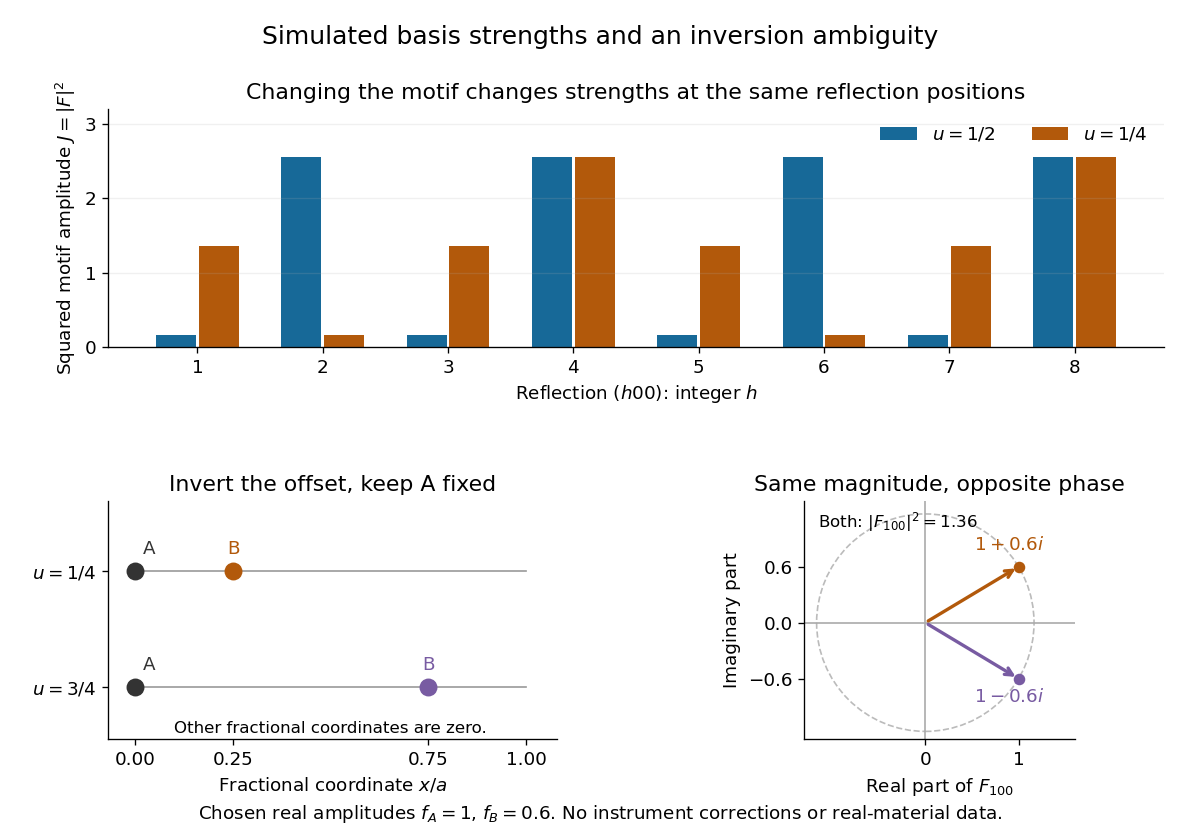

This chart was generated by the following Python code:
"""Original motif intensity and phase simulation; run from _media (Python 3.14).

Real constant amplitudes f_A=1, f_B=0.6; single-scattering model, no measured data.
"""
from pathlib import Path
import matplotlib.pyplot as plt
import numpy as np


def main():
    h = np.arange(1, 9)
    def factor(u):
        return 1 + .6 * np.exp(2j * np.pi * h * u)
    half, quarter, inverted = factor(.5), factor(.25), factor(.75)
    assert np.allclose(abs(quarter)**2, abs(inverted)**2)
    assert np.allclose(abs(half[:4])**2, [.16, 2.56, .16, 2.56])
    plt.rcParams.update({'font.size': 11, 'axes.spines.top': False,
                         'axes.spines.right': False, 'figure.facecolor': 'white'})
    fig = plt.figure(figsize=(10, 7), dpi=120)
    grid = fig.add_gridspec(2, 2, height_ratios=[1, 1], hspace=.65, wspace=.35)
    ax = fig.add_subplot(grid[0, :])
    ax.bar(h - .17, abs(half)**2, width=.32, color='#176998', label=r'$u=1/2$')
    ax.bar(h + .17, abs(quarter)**2, width=.32, color='#b2590b', label=r'$u=1/4$')
    ax.set(xticks=h, xlabel=r'Reflection $(h00)$: integer $h$',
           ylabel=r'Squared motif amplitude $J=|F|^2$', ylim=(0, 3.2),
           title='Changing the motif changes strengths at the same reflection positions')
    ax.legend(loc='upper right', frameon=False, ncol=2)
    ax.grid(axis='y', alpha=.18)
    bx = fig.add_subplot(grid[1, 0])
    for y, u, color in [(1, .25, '#b2590b'), (0, .75, '#785ba2')]:
        bx.plot([0, 1], [y, y], color='#999999', lw=1)
        bx.scatter([0], [y], s=95, color='#333333', zorder=3)
        bx.scatter([u], [y], s=95, color=color, zorder=3)
        bx.text(.02, y+.15, 'A', color='#333333')
        bx.text(u, y+.15, 'B', ha='center', color=color)
    bx.set(xlim=(-.07, 1.08), ylim=(-.45, 1.6), xticks=[0, .25, .75, 1],
           yticks=[0, 1], yticklabels=[r'$u=3/4$', r'$u=1/4$'],
           xlabel=r'Fractional coordinate $x/a$', title='Invert the offset, keep A fixed')
    bx.text(.5, -.40, 'Other fractional coordinates are zero.', ha='center', fontsize=10)
    cx = fig.add_subplot(grid[1, 1])
    cx.axhline(0, color='#aaaaaa', lw=1)
    cx.axvline(0, color='#aaaaaa', lw=1)
    cx.add_patch(plt.Circle((0, 0), np.sqrt(1.36), fill=False, color='#bbbbbb', ls='--'))
    for imag, color in [(.6, '#b2590b'), (-.6, '#785ba2')]:
        cx.annotate('', (1, imag), (0, 0), arrowprops={'arrowstyle': '->', 'lw': 2, 'color': color})
        cx.scatter([1], [imag], color=color, s=35)
        cx.text(.90, imag + (.18 if imag > 0 else -.25),
                r'$1+0.6i$' if imag > 0 else r'$1-0.6i$', color=color, ha='center')
    cx.text(-1.15, 1.02, r'Both: $|F_{100}|^2=1.36$', fontsize=10)
    cx.set(aspect='equal', xlim=(-1.3, 1.6), ylim=(-1.25, 1.3),
           xticks=[0, 1], yticks=[-.6, 0, .6], xlabel=r'Real part of $F_{100}$',
           ylabel='Imaginary part', title='Same magnitude, opposite phase')
    fig.suptitle('Simulated basis strengths and an inversion ambiguity', fontsize=15, y=.97)
    fig.text(.5, .025, r'Chosen real amplitudes $f_A=1$, $f_B=0.6$. No instrument corrections or real-material data.', ha='center', fontsize=11)
    fig.subplots_adjust(left=.09, right=.97, top=.87, bottom=.12)
    fig.savefig(Path.cwd() / (Path(__file__).stem + '.png'), facecolor='white')
    plt.close(fig)


if __name__ == '__main__':
    main()
